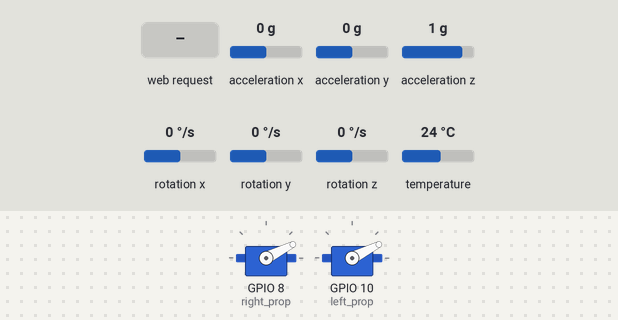
A sketch run on a simulated ESP32. Shown: 2 × servo. The test bench sets the inputs (shaded band); at power-on: acceleration y 0 g, acceleration z 1 g, acceleration x 0 g, rotation x 0 °/s, rotation y 0 °/s, rotation z 0 °/s, temperature 24 °C. WiFi joins after 1.5 s; servers stay silent unless stated; what the sketch prints to the serial monitor is not drawn.

Above: at 5.8 s.
5.9 s: acceleration y set to -1.4 g
At 6.9 s:
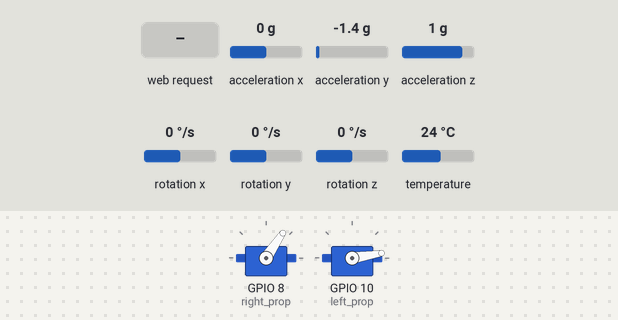
7.8 s: acceleration z set to -1.4 g
At 8.9 s:
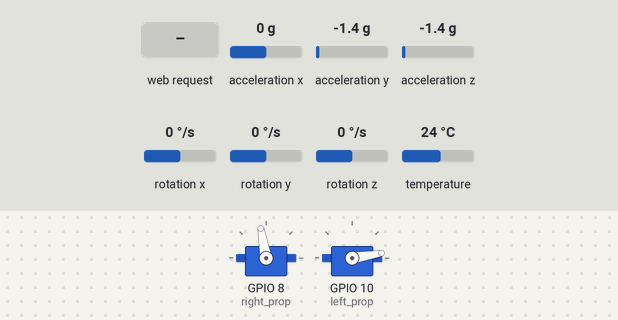
9.8 s: HTTP request GET /update?kp=120 received
At 10.3 s:
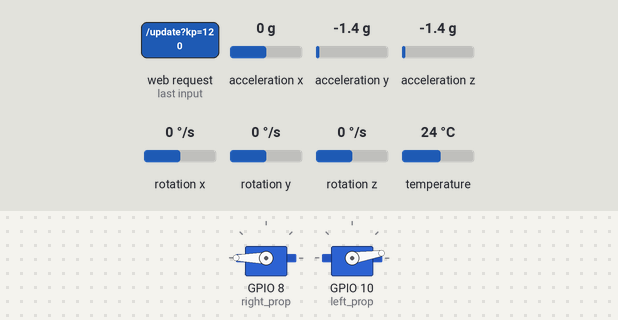
11.3 s: HTTP request GET /update?kp=1&ki=1&kd=1 received
At 11.9 s:
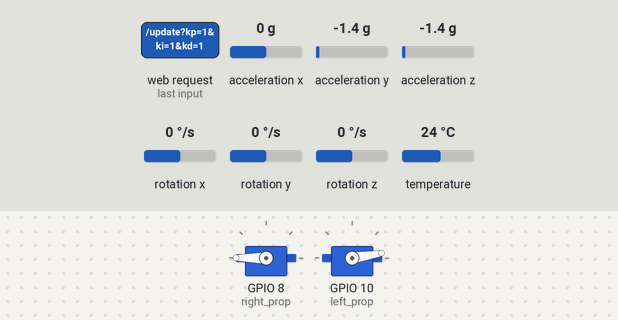
12.8 s: acceleration y set to -0.2 g
15.3 s: acceleration y set to 0.1 g
At 20.1 s:
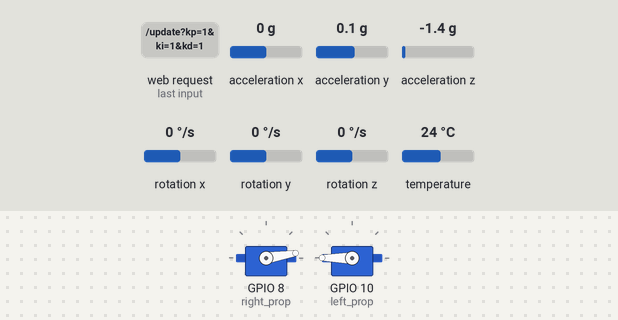
Timing chart, 0 to 20.6 s (numbered marks = the images above; inputs shaded):
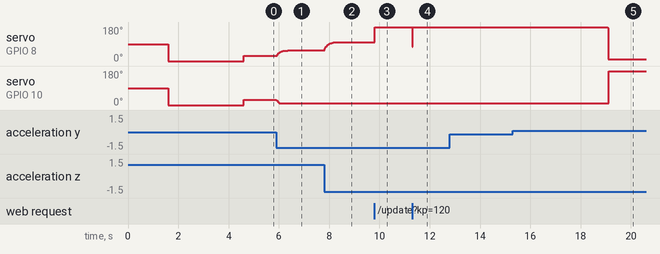

The sketch:

PID_Self_Balance_Algo.ino
```cpp
#include <WiFi.h>
#include <WebServer.h>
#include <Wire.h>
#include <Adafruit_MPU6050.h>
#include <Adafruit_Sensor.h>
#include <ESP32Servo.h>

const char* ssid = "CMF1";
const char* password = "122344566";

WebServer server(80);
Adafruit_MPU6050 mpu;
Servo right_prop;
Servo left_prop;

float Total_angle[2];
float elapsedTime, currentTime, previousTime;
float PID, pwmRight, error= 0 , previous_error = 0, pwmLeft;
float pid_p = 0, pid_i = 0, pid_d = 0;
float L_t_M= 0. ; // ye additional throttle dene ke liye variable hai wifi server se change hoga
float R_t_M= 0. ; // ye additional throttle dene ke liye variable hai wifi server se change hoga

double kp = 3.00;
double ki = 0.00;
double kd = 0.00;

double throttle = 1150;
float desired_angle = 0.00;

void setup() {
  Serial.begin(115200);
  WiFi.begin(ssid, password);

  Serial.print("Connecting to WiFi...");
  while (WiFi.status() != WL_CONNECTED) {
    delay(500);
    Serial.print(".");
  }
  Serial.println("\nWiFi connected!");
  Serial.print("IP Address: ");
  Serial.println(WiFi.localIP());

  server.on("/", handleRoot);
  server.on("/update", handleUpdate);
  server.on("/throttle", handleThrottle);
  server.on("/margins", handleMargins);
  server.begin();
  Serial.println("Web server started!");

  Wire.begin();
  if (!mpu.begin()) {
    Serial.println("MPU6050 not found! Check wiring.");
    while (1);
  }
  mpu.setAccelerometerRange(MPU6050_RANGE_8_G);
  mpu.setGyroRange(MPU6050_RANGE_500_DEG);
  mpu.setFilterBandwidth(MPU6050_BAND_21_HZ);

  delay(100);
  right_prop.attach(8, 1000, 2000);
  left_prop.attach(10, 1000, 2000);

  currentTime = millis();
  Serial.print("Time: ");
  Serial.print(" , ");
  Serial.print("s | Angle: ");
  left_prop.writeMicroseconds(1000);
  right_prop.writeMicroseconds(1000);
  delay(3000);
}

void loop() {
  server.handleClient();

  previousTime = currentTime;
  currentTime = millis();
  elapsedTime = (currentTime - previousTime) / 1000.0;
  if (elapsedTime == 0) elapsedTime = 0.001;

  sensors_event_t a, g, temp;
  mpu.getEvent(&a, &g, &temp);

  float AccX = atan2(a.acceleration.y, sqrt(a.acceleration.x * a.acceleration.x + a.acceleration.z * a.acceleration.z)) * (180 / PI);
  float AccY = atan2(a.acceleration.y, a.acceleration.z) * 180 / PI;

  float GyroX = g.gyro.x * 180 / PI;
  float GyroY = g.gyro.y * 180 / PI;

  Total_angle[0] = 0.98 * (Total_angle[0] + GyroX * elapsedTime) + 0.02 * AccX;
  Total_angle[1] = 0.98 * (Total_angle[1] + GyroY * elapsedTime) + 0.02 * AccY;

  error = Total_angle[1] - desired_angle;

  pid_p = kp * error;

  pid_i += ki * error;


  pid_d = kd * ((error - previous_error) / elapsedTime);
  PID = pid_p + pid_i - pid_d;
  PID = constrain(PID, -1000, 1000);


  pwmLeft = max(throttle + PID + L_t_M , 1050.);
  pwmRight = max(throttle - PID + R_t_M, 1050. );
  pwmLeft = constrain(pwmLeft, 1050, 2000);
  pwmRight = constrain(pwmRight, 1050, 2000);

  Serial.print(millis() / 1000.0, 3);
  Serial.print(" , "); //
  Serial.println(Total_angle[1]);

  left_prop.writeMicroseconds(pwmLeft);
  right_prop.writeMicroseconds(pwmRight);
  previous_error = error;
}
// This part of code (server updation of data) is done by chatgpt
void handleRoot() {
  String page = "<!DOCTYPE html><html><head><meta name=\"viewport\" content=\"width=device-width, initial-scale=1.0\">";
  page += "<title>Drone Controller</title>";
  page += "<style>";
  page += "body{font-family:Arial,sans-serif;margin:10px;padding:0;background:#f5f5f5;}";
  page += "h2{color:#333;text-align:center;}";
  page += "form{margin-bottom:15px;padding:10px;background:#fff;border-radius:5px;box-shadow:0 2px 5px rgba(0,0,0,0.1);}";
  page += "h3{margin-top:0;color:#444;}";
  page += "input[type='text'],input[type='number']{width:100%;padding:8px;margin:5px 0;box-sizing:border-box;border:1px solid #ddd;border-radius:4px;}";
  page += "input[type='submit']{width:100%;padding:10px;background:#4CAF50;color:white;border:none;border-radius:4px;cursor:pointer;}";
  page += "input[type='submit']:hover{background:#45a049;}";
  page += ".status{background:#fff;padding:10px;border-radius:5px;margin-top:10px;box-shadow:0 2px 5px rgba(0,0,0,0.1);}";
  page += "</style></head>";
  page += "<body><h2>Drone Controller</h2>";


  page += "<form action='/update' method='POST'>";
  page += "<h3>PID Control</h3>";
  page += "kp: <input type='text' name='kp' value='" + String(kp) + "'><br>";
  page += "ki: <input type='text' name='ki' value='" + String(ki) + "'><br>";
  page += "kd: <input type='text' name='kd' value='" + String(kd) + "'><br>";
  page += "<input type='submit' value='Update PID'>";
  page += "</form>";


  page += "<form action='/throttle' method='POST'>";
  page += "<h3>Throttle Control</h3>";
  page += "Throttle (1000-2000): <input type='number' name='throttle' value='" + String(throttle) + "' min='1000' max='2000' step='10'><br>";
  page += "<input type='submit' value='Update Throttle'>";
  page += "</form>";


  page += "<form action='/margins' method='POST'>";
  page += "<h3>Throttle Margins</h3>";
  page += "Left Throttle Margin: <input type='number' name='ltm' value='" + String(L_t_M) + "' step='1'><br>";
  page += "Right Throttle Margin: <input type='number' name='rtm' value='" + String(R_t_M) + "' step='1'><br>";
  page += "<input type='submit' value='Update Margins'>";
  page += "</form>";

  page += "<div class='status'>";
  page += "<h3>Current Values</h3>";
  page += "<p>Throttle: " + String(throttle) + "</p>";
  page += "<p>Left Margin: " + String(L_t_M) + "</p>";
  page += "<p>Right Margin: " + String(R_t_M) + "</p>";
  page += "<p>PID Values - P: " + String(kp) + ", I: " + String(ki) + ", D: " + String(kd) + "</p>";
  page += "</div>";

  page += "</body></html>";
  server.send(200, "text/html", page);
}

void handleUpdate() {
  if (server.hasArg("kp")) kp = server.arg("kp").toDouble();
  if (server.hasArg("ki")) ki = server.arg("ki").toDouble();
  if (server.hasArg("kd")) kd = server.arg("kd").toDouble();

  handleRoot(); // Return to the main page with updated values
}

void handleThrottle() {
  if (server.hasArg("throttle")) {
    throttle = server.arg("throttle").toInt();
    throttle = constrain(throttle, 1000, 2000);
  }
  handleRoot(); // Return to the main page with updated values
}

void handleMargins() {
  if (server.hasArg("ltm")) L_t_M = server.arg("ltm").toFloat();
  if (server.hasArg("rtm")) R_t_M = server.arg("rtm").toFloat();
  handleRoot(); // Return to the main page with updated values
}
```

Measured:
- the behaviour switches between -0.1 and 0 g on acceleration y (found by bisection; images 4 and 5)
- after the input at 5.9 s, servo on GPIO 8 (right_prop): moves from 27° to 56° over 0.45 s, starting at once; servo on GPIO 10 (left_prop): 27° → 9° at once
- after the input at 7.8 s, servo on GPIO 8 (right_prop): moves from 56° to 100° over 0.59 s, starting at once
- after the input at 9.8 s, servo on GPIO 8 (right_prop): 100° → 180° at once
- after the input at 11.3 s, servo on GPIO 8 (right_prop): 180° → 75° at once, → 180° 0.01 s later
- after the input at 15.3 s, servo on GPIO 8 (right_prop): 180° → 9° after 3.8 s; servo on GPIO 10 (left_prop): 9° → 180° after 3.8 s
